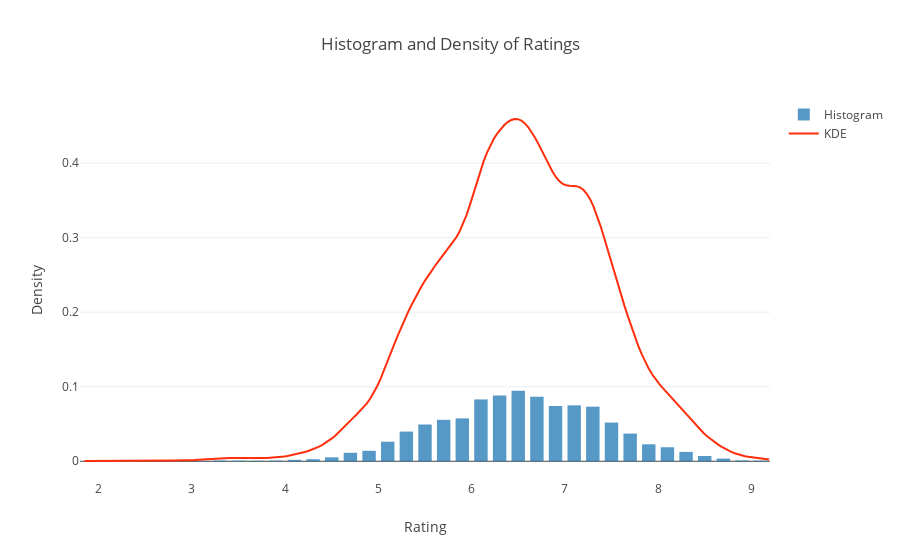

The notebook cell saved with this chart:
### Code cell
from scipy.stats import gaussian_kde


# Assuming your dataframe is called 'df' and column with ratings is 'rating'
ratings = temp_df['Score']

# Histogram
trace1 = go.Histogram(
    x=ratings,
    histnorm='probability',
    opacity=0.75,
    name='Histogram',
    nbinsx=50,  # change to set the number of bins
    marker_color='#1f77b4',
)

# Calculate density
density = gaussian_kde(ratings)
xs = np.linspace(min(ratings), max(ratings), 200)
ys = density(xs)

# Density trace
trace2 = go.Scatter(
    x=xs,
    y=ys,
    mode='lines',
    name='KDE',
    line=dict(color='#FF2F0E'),
)

# Combine traces
data = [trace1, trace2]

# Layout
layout = go.Layout(
    title='Histogram and Density of Ratings',
    xaxis=dict(title='Rating'),
    yaxis=dict(title='Density'),
    bargap=0.2,
    bargroupgap=0.1
)

# Figure
fig = go.Figure(data=data, layout=layout)

# Show the plot
fig.show()

### Figure 1 — Plotly figure (JSON) as saved in the notebook; plotly's stock layout.template omitted (floating-point values rounded to 4 significant figures; data arrays with more than 128 entries replaced by an {"elided": "..."} marker saying what was removed)
{"data": [{"histnorm": "probability", "marker": {"color": "#1f77b4"}, "name": "Histogram", "nbinsx": 50, "opacity": 0.75, "type": "histogram", "x": {"elided": "12421 float values"}}, {"line": {"color": "#FF2F0E"}, "mode": "lines", "name": "KDE", "type": "scatter", "x": {"elided": "200 float values"}, "y": {"elided": "200 float values"}}], "layout": {"bargap": 0.2, "bargroupgap": 0.1, "title": {"text": "Histogram and Density of Ratings"}, "xaxis": {"title": {"text": "Rating"}}, "yaxis": {"title": {"text": "Density"}}}}
